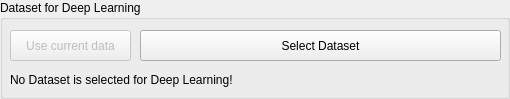
         <widget class="QGroupBox" name="groupBox_4">
          <property name="title">
           <string>Dataset for Deep Learning</string>
          </property>
          <widget class="QPushButton" name="Button_useCurrentData">
           <property name="enabled">
            <bool>false</bool>
           </property>
           <property name="geometry">
            <rect>
             <x>10</x>
             <y>30</y>
             <width>121</width>
             <height>31</height>
            </rect>
           </property>
           <property name="text">
            <string>Use current data</string>
           </property>
          </widget>
          <widget class="QPushButton" name="Button_selectDataset">
           <property name="geometry">
            <rect>
             <x>140</x>
             <y>30</y>
             <width>361</width>
             <height>31</height>
            </rect>
           </property>
           <property name="text">
            <string>Select Dataset</string>
           </property>
          </widget>
          <widget class="QLabel" name="Label_currentDataset">
           <property name="geometry">
            <rect>
             <x>10</x>
             <y>70</y>
             <width>491</width>
             <height>20</height>
            </rect>
           </property>
           <property name="text">
            <string>No Dataset is selected for Deep Learning!</string>
           </property>
          </widget>
         </widget>
